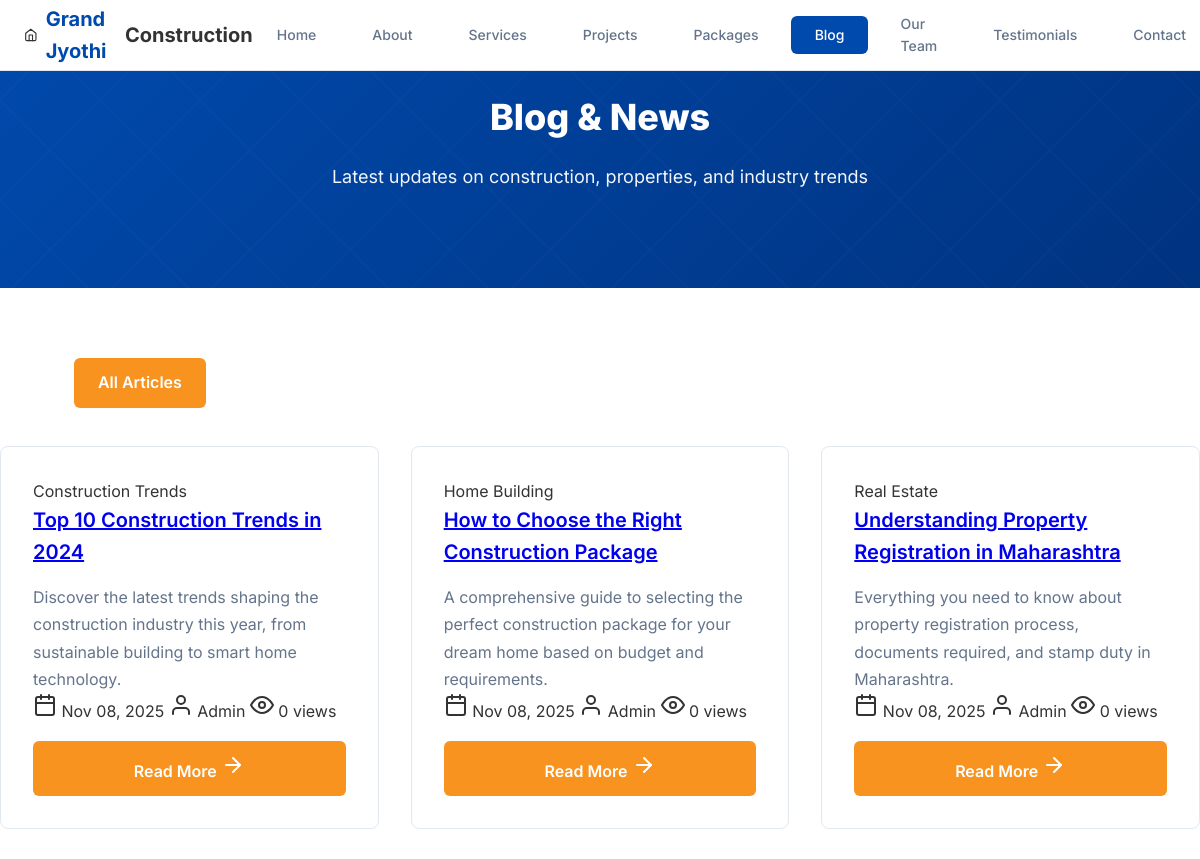
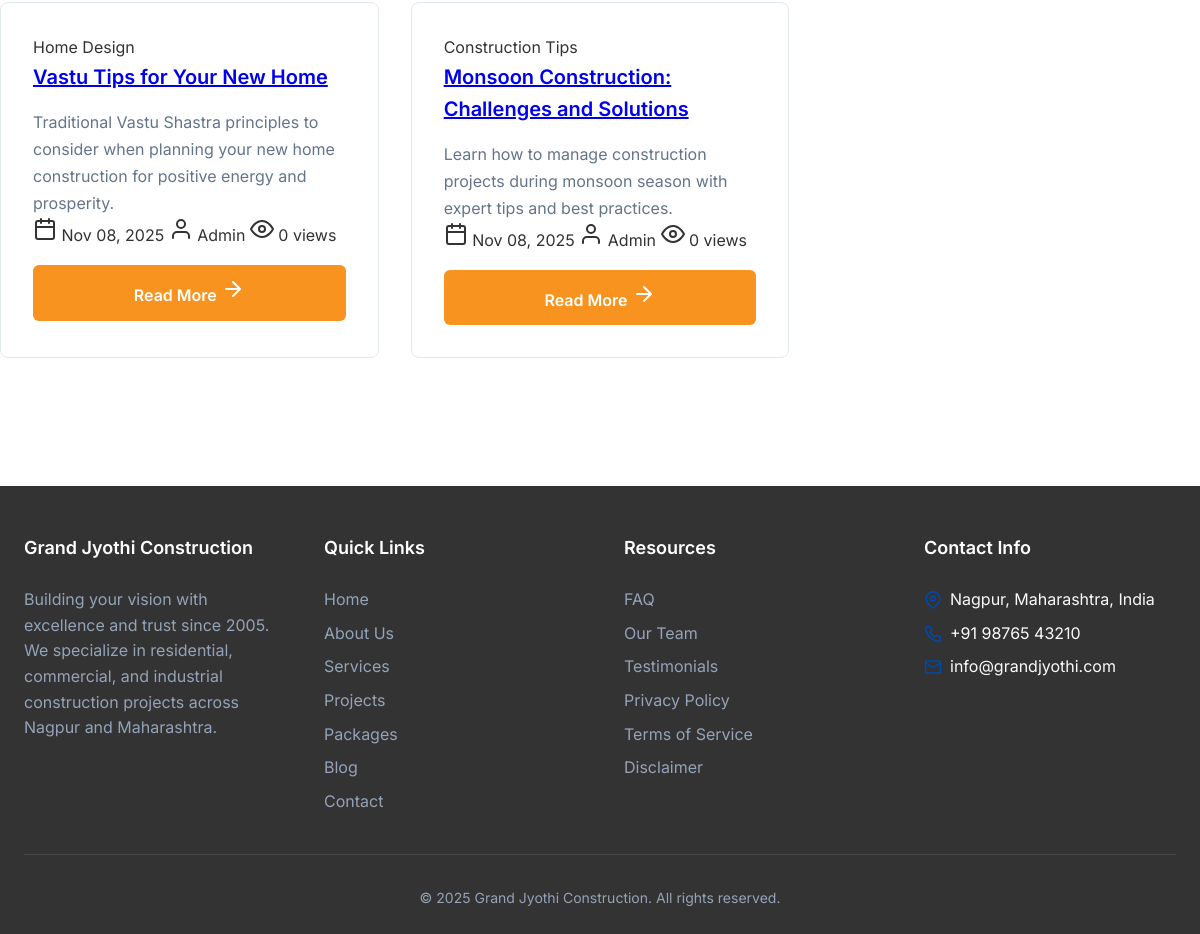
Screenshot of /blog.php with the database file from the repository (2 pictures, top to bottom).
### tables this page shows
CREATE TABLE IF NOT EXISTS blog_articles (
    id INT AUTO_INCREMENT PRIMARY KEY,
    title VARCHAR(255) NOT NULL,
    slug VARCHAR(255) NOT NULL UNIQUE,
    excerpt TEXT,
    content TEXT NOT NULL,
    featured_image VARCHAR(255),
    category VARCHAR(100),
    tags VARCHAR(255),
    author VARCHAR(100) DEFAULT 'Admin',
    is_published BOOLEAN DEFAULT 1,
    views INT DEFAULT 0,
    created_at TIMESTAMP DEFAULT CURRENT_TIMESTAMP,
    updated_at TIMESTAMP DEFAULT CURRENT_TIMESTAMP ON UPDATE CURRENT_TIMESTAMP,
    INDEX idx_slug (slug),
    INDEX idx_category (category),
    INDEX idx_published (is_published),
    INDEX idx_created (created_at)
);

CREATE TABLE IF NOT EXISTS site_settings (
    id INT AUTO_INCREMENT PRIMARY KEY,
    setting_key VARCHAR(100) NOT NULL UNIQUE,
    setting_value TEXT,
    setting_type VARCHAR(50) DEFAULT 'text',
    updated_at TIMESTAMP DEFAULT CURRENT_TIMESTAMP ON UPDATE CURRENT_TIMESTAMP,
    INDEX idx_key (setting_key)
);

### includes/db.php (called while the page is built, shortened)
<?php
function getDbConnection(): PDO
{
    static $pdo = null;
    if ($pdo === null) {
        $dsn = sprintf(
            'mysql:host=%s;dbname=%s;charset=%s',
            DB_HOST,
            DB_NAME,
            DB_CHARSET
        );
        $options = [
            PDO::ATTR_ERRMODE            => PDO::ERRMODE_EXCEPTION,
            PDO::ATTR_DEFAULT_FETCH_MODE => PDO::FETCH_ASSOC,
            PDO::ATTR_EMULATE_PREPARES   => false,
            PDO::ATTR_PERSISTENT         => false,
        ];
        try {
            $pdo = new PDO($dsn, DB_USER, DB_PASS, $options);
        } catch (PDOException $e) {
            error_log('Database Connection Error: ' . $e->getMessage());
            die('Database connection failed. Please try again later.');
        }
    }
    return $pdo;
}
function executeQuery(string $sql, array $params = []): PDOStatement
{
    $pdo = getDbConnection();
    $stmt = $pdo->prepare($sql);
    $stmt->execute($params);
    return $stmt;
}
function sanitizeOutput($data): string
{
    return htmlspecialchars((string)$data, ENT_QUOTES, 'UTF-8');
}

### includes/settings.php (called while the page is built, shortened)
<?php
function getSetting(string $key, $default = '') {
    try {
        $stmt = executeQuery("SELECT setting_value FROM site_settings WHERE setting_key = ?", [$key]);
        $result = $stmt->fetch(PDO::FETCH_ASSOC);
        return $result ? $result['setting_value'] : $default;
    } catch (PDOException $e) {
        error_log('Get Setting Error: ' . $e->getMessage());
        return $default;
    } catch (Exception $e) {
        error_log('Get Setting Error: ' . $e->getMessage());
        return $default;
    }
}
function getContactInfo(): array {
    return [
        'email' => getSetting('contact_email', 'info@grandjyothi.com'),
        'phone' => getSetting('contact_phone', '+91 98765 43210'),
        'address' => getSetting('contact_address', 'Nagpur, Maharashtra, India'),
    ];
}

### blog.php (the view, shortened to what this page needs)
<?php
require_once __DIR__ . '/includes/db.php';
$category_filter = $_GET['category'] ?? '';
$sql = "SELECT * FROM blog_articles WHERE is_published = 1";
if ($category_filter) {
    $sql .= " AND category = ?";
    $articles = executeQuery($sql . " ORDER BY created_at DESC", [$category_filter])->fetchAll();
} else {
    $articles = executeQuery($sql . " ORDER BY created_at DESC")->fetchAll();
}
$categories = executeQuery("SELECT DISTINCT category FROM blog_articles WHERE is_published = 1 AND category IS NOT NULL AND category != '' ORDER BY category")->fetchAll();
require_once __DIR__ . '/includes/header.php';
?>
<header class="hero">
    <div class="hero-content">
        <h1>Blog & News</h1>
        <p>Latest updates on construction, properties, and industry trends</p>
    </div>
</header>
<main class="container section">
    <?php if (!empty($categories)): ?>
        <div style="margin-bottom: 2rem; text-align: center;">
            <a href="/constructioninnagpur/blog.php"
               class="btn <?= empty($category_filter) ? 'btn-primary' : 'btn-secondary' ?>"
               style="margin: 0.25rem;">
                All Articles
            </a>
            <?php foreach ($categories as $cat): ?>
                <a href="?category=<?= urlencode($cat['category']) ?>"
                   class="btn <?= $category_filter === $cat['category'] ? 'btn-primary' : 'btn-secondary' ?>"
                   style="margin: 0.25rem;">
                </a>
            <?php endforeach; ?>
        </div>
    <?php endif; ?>
    <?php if (empty($articles)): ?>
        <div class="card" style="text-align: center; padding: 3rem;">
            <i data-feather="file-text" style="width: 64px; height: 64px; color: var(--text-gray); margin: 0 auto 1rem;"></i>
            <h2>No Articles Found</h2>
            <p>Check back soon for new updates!</p>
        </div>
    <?php else: ?>
        <div class="grid grid-3">
            <?php foreach ($articles as $article): ?>
                <article class="card blog-card">
                    <div class="blog-card-content">
                        <?php if ($article['category']): ?>
                            <span class="blog-category"><?= sanitizeOutput($article['category']) ?></span>
                        <?php endif; ?>
                        <h3 class="blog-title">
                            <a href="/constructioninnagpur/blog-detail.php?slug=<?= sanitizeOutput($article['slug']) ?>">
                                <?= sanitizeOutput($article['title']) ?>
                            </a>
                        </h3>
                        <?php if ($article['excerpt']): ?>
                            <p class="blog-excerpt"><?= sanitizeOutput($article['excerpt']) ?></p>
                        <?php endif; ?>
                        <div class="blog-meta">
                            <span><i data-feather="calendar"></i> <?= date('M d, Y', strtotime($article['created_at'])) ?></span>
                            <span><i data-feather="user"></i> <?= sanitizeOutput($article['author']) ?></span>
                            <span><i data-feather="eye"></i> <?= sanitizeOutput($article['views']) ?> views</span>
                        </div>
                        <a href="/constructioninnagpur/blog-detail.php?slug=<?= sanitizeOutput($article['slug']) ?>"
                           class="btn btn-primary"
                           style="width: 100%; margin-top: 1rem;">
                            Read More <i data-feather="arrow-right"></i>
                        </a>
                    </div>
                </article>
            <?php endforeach; ?>
        </div>
    <?php endif; ?>
</main>
<?php require_once __DIR__ . '/includes/footer.php'; ?>

### includes/footer.php (shortened to what this page needs)
    <?php
    require_once __DIR__ . '/settings.php';
    $site_name = getSetting('site_name', 'Grand Jyothi Construction');
    $company_desc = getSetting('company_description', 'Building your vision with excellence and trust since 2005.');
    $contact_info = getContactInfo();
    ?>
    <footer class="footer">
        <div class="container">
            <div class="footer-content">
                <div class="footer-section">
                    <h4><?= sanitizeOutput($site_name) ?></h4>
                    <p><?= sanitizeOutput($company_desc) ?></p>
                </div>
                <div class="footer-section">
                    <h4>Quick Links</h4>
                    <ul class="footer-links">
                        <li><a href="/constructioninnagpur/index.php">Home</a></li>
                        <li><a href="/constructioninnagpur/about.php">About Us</a></li>
                        <li><a href="/constructioninnagpur/services.php">Services</a></li>
                        <li><a href="/constructioninnagpur/projects.php">Projects</a></li>
                        <li><a href="/constructioninnagpur/packages.php">Packages</a></li>
                        <li><a href="/constructioninnagpur/blog.php">Blog</a></li>
                        <li><a href="/constructioninnagpur/contact.php">Contact</a></li>
                    </ul>
                </div>
                <div class="footer-section">
                    <h4>Resources</h4>
                    <ul class="footer-links">
                        <li><a href="/constructioninnagpur/faq.php">FAQ</a></li>
                        <li><a href="/constructioninnagpur/team.php">Our Team</a></li>
                        <li><a href="/constructioninnagpur/testimonials.php">Testimonials</a></li>
                        <li><a href="/constructioninnagpur/privacy-policy.php">Privacy Policy</a></li>
                        <li><a href="/constructioninnagpur/terms-of-service.php">Terms of Service</a></li>
                        <li><a href="/constructioninnagpur/disclaimer.php">Disclaimer</a></li>
                    </ul>
                </div>
                <div class="footer-section">
                    <h4>Contact Info</h4>
                    <div class="footer-contact">
                        <i data-feather="map-pin"></i>
                        <span><?= sanitizeOutput($contact_info['address']) ?></span>
                    </div>
                    <div class="footer-contact">
                        <i data-feather="phone"></i>
                        <span><?= sanitizeOutput($contact_info['phone']) ?></span>
                    </div>
                    <div class="footer-contact">
                        <i data-feather="mail"></i>
                        <span><?= sanitizeOutput($contact_info['email']) ?></span>
                    </div>
                </div>
            </div>
            <div class="footer-bottom">
                <p>&copy; <?= date('Y') ?> <?= sanitizeOutput($site_name) ?>. All rights reserved.</p>
            </div>
        </div>
    </footer>
</body>
</html>

### assets/css/style.css (style rules this page uses)
:root { --primary-blue: #004AAD; --primary-blue-hover: #003a8c; --primary-orange: #F7931E; --primary-orange-hover: #e07d0a; --text-dark: #333333; --text-gray: #64748b; --text-light: #94a3b8; --bg-white: #ffffff; --bg-light: #F9FAFB; --bg-gray: #f1f5f9; --border-color: #e2e8f0; --shadow-sm: 0 1px 2px 0 rgba(0, 0, 0, 0.05); --shadow-md: 0 4px 6px -1px rgba(0, 0, 0, 0.1); --shadow-lg: 0 10px 15px -3px rgba(0, 0, 0, 0.1); --shadow-xl: 0 20px 25px -5px rgba(0, 0, 0, 0.1); --spacing-xs: 0.5rem; --spacing-sm: 1rem; --spacing-md: 1.5rem; --spacing-lg: 2rem; --spacing-xl: 3rem; --spacing-2xl: 4rem; --radius-sm: 4px; --radius-md: 6px; --radius-lg: 8px; --radius-xl: 12px; --radius-full: 9999px; --font-base: 'Inter', -apple-system, BlinkMacSystemFont, 'Segoe UI', sans-serif; --font-size-sm: 0.875rem; --font-size-base: 1rem; --font-size-lg: 1.125rem; --font-size-xl: 1.25rem; --font-size-2xl: 1.5rem; --font-size-3xl: 1.875rem; --font-size-4xl: 2.25rem; }
* { margin: 0; padding: 0; box-sizing: border-box; }
body { font-family: var(--font-base); font-size: var(--font-size-base); line-height: 1.6; color: var(--text-dark); background-color: var(--bg-white); -webkit-font-smoothing: antialiased; -moz-osx-font-smoothing: grayscale; }
.hero { background: linear-gradient(135deg, var(--primary-blue) 0%, #003380 100%); color: white; padding: 6rem 0 4rem; text-align: center; position: relative; overflow: hidden; }
.hero::before { content: ''; position: absolute; top: 0; left: 0; right: 0; bottom: 0; opacity: 0.3; }
.hero-content { max-width: 800px; margin: 0 auto; position: relative; z-index: 1; }
.hero h1 { font-size: var(--font-size-4xl); font-weight: 800; margin-bottom: var(--spacing-md); line-height: 1.2; }
.hero p { font-size: var(--font-size-lg); margin-bottom: var(--spacing-lg); opacity: 0.95; }
.btn { display: inline-block; padding: 0.75rem 1.5rem; font-size: var(--font-size-base); font-weight: 600; text-decoration: none; border-radius: var(--radius-md); transition: all 0.2s ease; border: none; cursor: pointer; text-align: center; }
.btn-primary { background-color: var(--primary-orange); color: var(--bg-white); }
.btn-secondary { background-color: transparent; color: var(--bg-white); border: 2px solid var(--bg-white); }
.container { max-width: 1200px; margin: 0 auto; padding: 0 var(--spacing-md); }
.section { padding: var(--spacing-2xl) 0; }
.grid { display: grid; gap: var(--spacing-lg); }
.grid-3 { grid-template-columns: repeat(auto-fit, minmax(280px, 1fr)); }
.card { background-color: var(--bg-white); border: 1px solid var(--border-color); border-radius: var(--radius-lg); padding: var(--spacing-lg); transition: all 0.3s ease; }
.card h3 { font-size: var(--font-size-xl); font-weight: 600; color: var(--text-dark); margin-bottom: var(--spacing-sm); }
.card p { color: var(--text-gray); line-height: 1.7; }
.footer { background-color: var(--text-dark); color: var(--bg-light); padding: var(--spacing-xl) 0 var(--spacing-md); margin-top: var(--spacing-2xl); }
.footer-content { display: grid; grid-template-columns: repeat(auto-fit, minmax(250px, 1fr)); gap: var(--spacing-xl); margin-bottom: var(--spacing-lg); }
.footer-section h4 { color: var(--bg-white); font-size: var(--font-size-lg); font-weight: 600; margin-bottom: var(--spacing-md); }
.footer-section p, .footer-bottom p { margin: 0; color: var(--text-light); }
.footer-links { list-style: none; }
.footer-links li { margin-bottom: var(--spacing-xs); }
.footer-links a { color: var(--text-light); text-decoration: none; transition: color 0.2s ease; }
.footer-contact { display: flex; align-items: center; gap: var(--spacing-xs); margin-bottom: var(--spacing-xs); }
.footer-contact svg { width: 18px; height: 18px; color: var(--primary-blue); }
.footer-bottom { text-align: center; padding-top: var(--spacing-lg); border-top: 1px solid rgba(255, 255, 255, 0.1); color: var(--text-light); font-size: var(--font-size-sm); }

### rows the page displays
blog_articles: category "Construction Trends", title "Top 10 Construction Trends in 2024", excerpt "Discover the latest trends shaping the construction industry this year, from sustainable building to smart home technology.", created_at "Nov 08, 2025", author "Admin", views "0"
blog_articles: category "Home Building", title "How to Choose the Right Construction Package", excerpt "A comprehensive guide to selecting the perfect construction package for your dream home based on budget and requirements.", created_at "Nov 08, 2025", author "Admin", views "0"
blog_articles: category "Real Estate", title "Understanding Property Registration in Maharashtra", excerpt "Everything you need to know about property registration process, documents required, and stamp duty in Maharashtra.", created_at "Nov 08, 2025", author "Admin", views "0"
blog_articles: category "Home Design", title "Vastu Tips for Your New Home", excerpt "Traditional Vastu Shastra principles to consider when planning your new home construction for positive energy and prosperity.", created_at "Nov 08, 2025", author "Admin", views "0"
blog_articles: category "Construction Tips", title "Monsoon Construction: Challenges and Solutions", excerpt "Learn how to manage construction projects during monsoon season with expert tips and best practices.", created_at "Nov 08, 2025", author "Admin", views "0"
site_settings: setting_value "Grand Jyothi Construction"
site_settings: setting_value "Building your vision with excellence and trust since 2005. We specialize in residential, commercial, and industrial construction projects across Nagpur and Maharashtra."

### other values shown
sanitizeOutput($contact_info['address']) "Nagpur, Maharashtra, India"
sanitizeOutput($contact_info['phone']) "+91 98765 43210"
sanitizeOutput($contact_info['email']) "info@grandjyothi.com"
